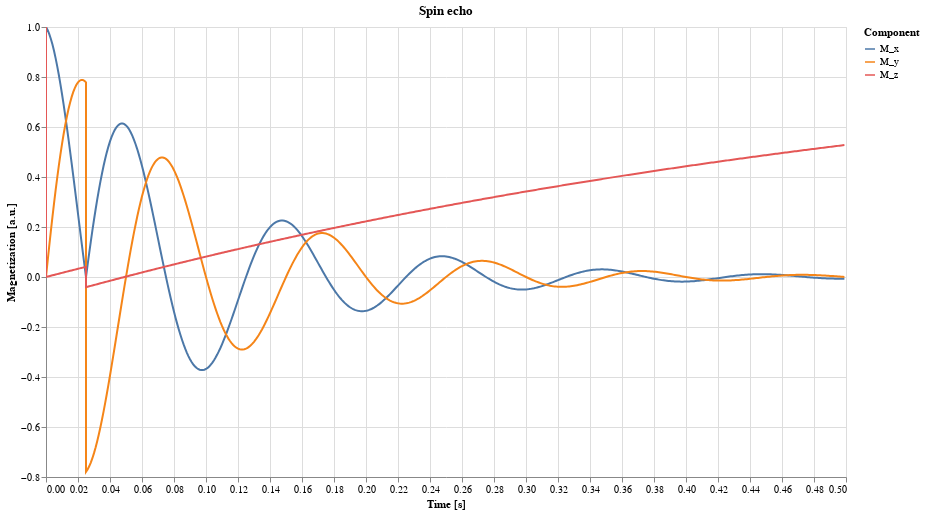

Describe this chart as a Vega-Lite specification.
### Vega-Lite specification from a JSON file in a GitHub repository (floating-point values rounded to 4 significant figures; data arrays with more than 128 entries replaced by an {"elided": "..."} marker saying what was removed)
{"height": 450, "data": {"values": {"elided": "503 records"}}, "$schema": "https://vega.github.io/schema/vega-lite/v4.json", "title": "Spin echo", "encoding": {"color": {"title": "Component", "field": "key"}, "y": {"title": "Magnetization [a.u.]", "type": "quantitative", "field": "value"}, "x": {"title": "Time [s]", "type": "quantitative", "field": "time"}}, "transform": [{"fold": ["M_x", "M_y", "M_z"]}], "mark": {"tooltip": {"content": "encoding"}, "type": "line", "clip": true}, "width": 800}
